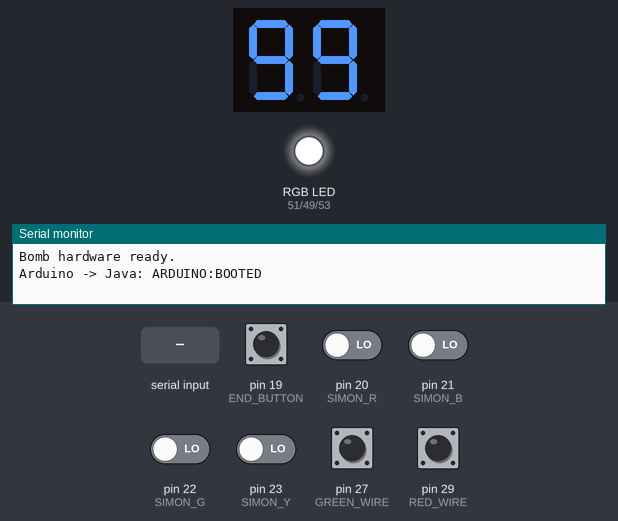
Recording of a sketch running on a simulated Arduino Mega 2560, built with avr-gcc and run on an emulated ATmega2560. On the bench: 2-digit seven-segment display, an RGB LED mixed from three pins (HIGH = lit), the last lines printed to the serial monitor. Wiring (inferred from the names in the program): 5×4 keypad (labels assumed): rows pin 31, pin 41, pin 43, pin 45, pin 47; columns pin 33, pin 35, pin 37, pin 39; 2-digit 7-segment display, segments lit when LOW: segments pin 3, pin 2, pin 16, pin 15, pin 14, pin 4, pin 5, pin 17, pin 11, pin 10, pin 7, pin 8, pin 9, pin 12, pin 13, pin 6. The inputs (shaded band) are chosen by the test bench; at power-on: pin 27 (GREEN_WIRE), pin 29 (RED_WIRE) HIGH, pin 19 (END_BUTTON), pin 20 (SIMON_R), pin 21 (SIMON_B), pin 22 (SIMON_G), pin 23 (SIMON_Y) LOW. The segment pins are drawn as the display they are named for; pins used as bus, display or sensor lines are not drawn.

Above: at 1.2 s.
1.3 s: "GAME:LOST\n" received over the second serial link
At 1.9 s:
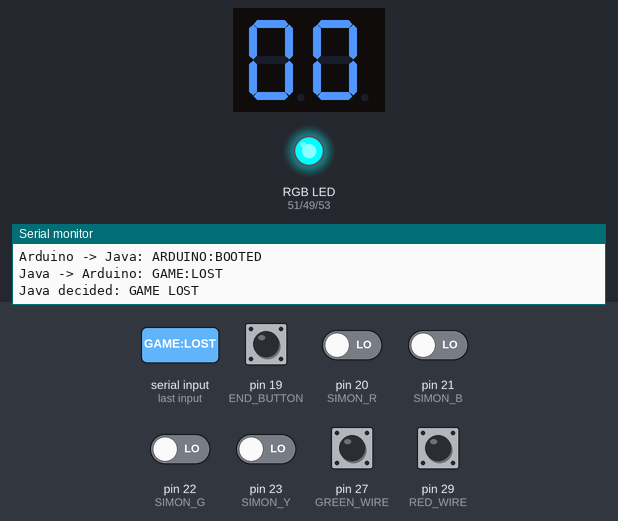
2.8 s: "GAME:WON\n" received over the second serial link
At 3.7 s:
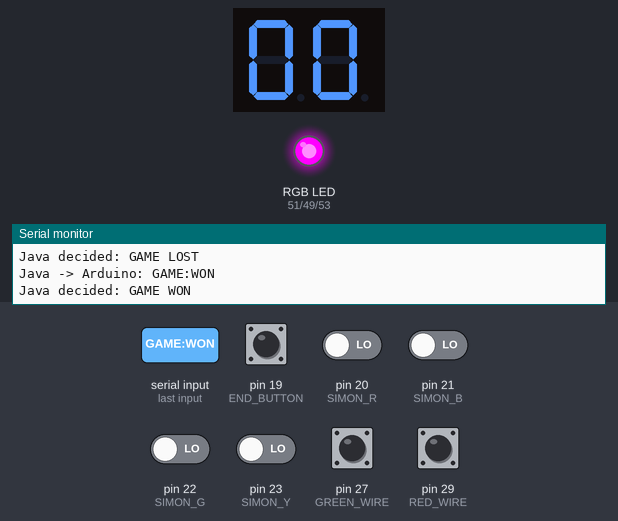
4.3 s: "TIME:90\n" received over the second serial link
At 4.9 s:
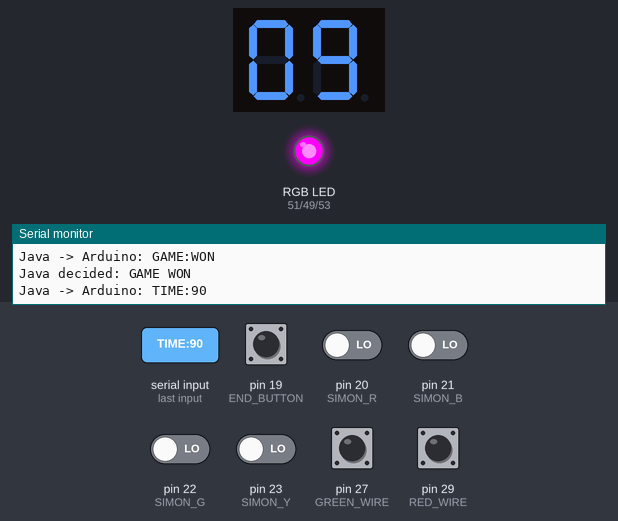
5.8 s: "GAME:START\n" received over the second serial link
At 6.8 s:
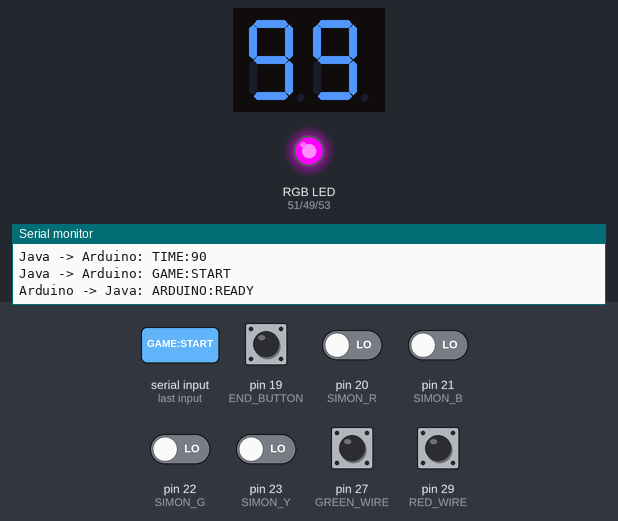
Timing chart, 0 to 8.8 s (numbered marks = the images above; inputs shaded):
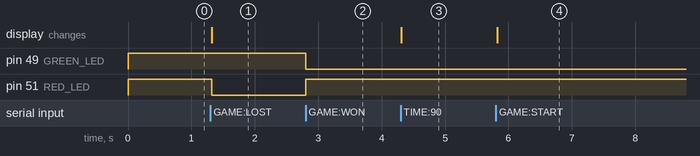

Measured:
- after the input at 1.3 s, pin 51 (RED_LED): HIGH → LOW at once; the display: changes at once (image 1)
- after the input at 2.8 s, pin 49 (GREEN_LED): HIGH → LOW at once; pin 51 (RED_LED): LOW → HIGH at once
- after the input at 4.3 s, the display: changes at once (image 3)
- after the input at 5.8 s, the display: changes at once (image 4)

The sketch:

BombDefusalHardware.ino
```cpp
#include <SoftwareSerial.h>
#include <Keypad.h>

/*
 * Bomb Defusal Hardware Controller
 *
 * RESPONSIBILITY OF THIS ARDUINO:
 * 1. Read physical inputs.
 * 2. Send raw input events to Java through XBee.
 * 3. Receive commands from Java.
 * 4. Control the seed LED and seven-segment timer.
 *
 * RESPONSIBILITY OF JAVA:
 * 1. Choose the seed.
 * 2. Validate Simon Says, keypad, and wire inputs.
 * 3. Run the timer.
 * 4. Decide whether the player wins or loses.
 */

// XBee connection: SoftwareSerial(rxPin, txPin)
SoftwareSerial xbeeSerial(52, 50);
// ---------------------------- Keypad ----------------------------

const byte ROWS = 4;
const byte COLS = 4;
char hexaKeys[ROWS][COLS] = {
  {'1', '2', '3', 'A'},
  {'4', '5', '6', 'B'},
  {'7', '8', '9', 'C'},
  {'*', '0', '#', 'D'}
};
byte rowPins[ROWS] = {47, 45, 43, 41};
byte colPins[COLS] = {33, 35, 37, 39};

// Instantiates the Keypad library handler with the specified row/column matrices and pin layouts.
Keypad customKeypad =
    Keypad(makeKeymap(hexaKeys), rowPins, colPins, ROWS, COLS);
// ------------------------- Seven segment ------------------------

//  Truth table mapping decimal digits (0-9) to active-LOW (0) or active-HIGH (1) segment patterns.
// Each row represents a digit, and each index in the nested array corresponds to an individual physical segment (A-G + DP).
const bool digitPatterns[10][8] = {
  {0, 0, 0, 0, 0, 0, 1, 1}, // 0
  {1, 0, 0, 1, 1, 1, 1, 1}, // 1
  {0, 0, 1, 0, 0, 1, 0, 1}, // 2
  {0, 0, 0, 0, 1, 1, 0, 1}, // 3
  {1, 0, 0, 1, 1, 0, 0, 1}, // 4
  {0, 1, 0, 0, 1, 0, 0, 1}, // 5
  {0, 1, 0, 0, 0, 0, 0, 1}, // 6
  {0, 0, 0, 1, 1, 1, 1, 1}, // 7
  {0, 0, 0, 0, 0, 0, 0, 1}, // 8
  {0, 0, 0, 0, 1, 0, 0, 1}  // 9
};

//  Pin arrays mapped to the seven-segment displays.
// M_timerPins controls the Most Significant Digit (tens place); L_timerPins controls the Least Significant Digit (ones place).
int M_timerPins[8] = {11, 10, 7, 8, 9, 12, 13, 6};
int L_timerPins[8] = {3, 2, 16, 15, 14, 4, 5, 17};
// ---------------------------- Inputs ----------------------------

#define SIMON_R 20
#define SIMON_G 22
#define SIMON_B 21
#define SIMON_Y 23

#define BROWN_WIRE 31
#define RED_WIRE 29
#define GREEN_WIRE 27

#define END_BUTTON 19

// ---------------------------- LEDs ------------------------------

#define RED_LED 51
#define GREEN_LED 49
#define BLUE_LED 53

// -------------------------- Game state --------------------------

bool gameRunning = false;
bool gameOver = false;
int currentSeed = 0;
int displayedTime = 99;
// Previous input states are used for edge detection.
bool previousSimonR = false;
bool previousSimonG = false;
bool previousSimonB = false;
bool previousSimonY = false;
bool previousEndButton = false;

bool previousBrownWire = false;
bool previousRedWire = false;
bool previousGreenWire = false;

// Buffer used to receive one text command from Java.
String commandBuffer = "";
// ---------------------- Seven-segment methods -------------------

//  Updates a single 7-segment display by pulling pins HIGH/LOW according to the pattern matching the desired digit.
void print71(int pins[8], int output) {
  if (output < 0 || output > 9) {
    return;
  }

  for (int i = 0; i < 8; i++) {
    digitalWrite(pins[i], digitPatterns[output][i]);
  }
}

//  Splices a two-digit integer into individual tens and ones digits, then updates both displays.
void print72(int MSPs[8], int LSPs[8], int output) {
  if (output < 0) {
    output = 0;
  }

  if (output > 99) {
    output = 99;
  }

  print71(MSPs, output / 10);
  print71(LSPs, output % 10);
}

// ---------------------- Communication methods ------------------

//  Sends telemetry to the Java backend via Software Serial (XBee) and echoes to the hardware USB Serial for debugging.
void sendEvent(const String &eventMessage) {
  // Send to Java through the XBee.
  xbeeSerial.println(eventMessage);

  // Also print locally for debugging.
  Serial.print("Arduino -> Java: ");
  Serial.println(eventMessage);
}

//  Dictates the status light color matching the active game puzzle seed. RGB values are inverted (active-LOW).
void setSeedLed(int seed) {
  // The RGB LED in the original circuit is active LOW.
  digitalWrite(RED_LED, HIGH);
  digitalWrite(GREEN_LED, HIGH);
  digitalWrite(BLUE_LED, HIGH);

  if (seed == 1) {
    digitalWrite(RED_LED, LOW);
  } else if (seed == 2) {
    digitalWrite(GREEN_LED, LOW);
  } else if (seed == 3) {
    digitalWrite(BLUE_LED, LOW);
  }
}

//  Halts active hardware routines and illuminates the Green status LED to signify game completion.
void showWin() {
  gameRunning = false;
  gameOver = true;

  // Green indicates success.
  digitalWrite(RED_LED, HIGH);
  digitalWrite(BLUE_LED, HIGH);
  digitalWrite(GREEN_LED, LOW);

  Serial.println("Java decided: GAME WON");
}

//  Halts active routines, zeroes the hardware clocks, and displays Red to signify game failure.
void showLoss() {
  gameRunning = false;
  gameOver = true;

  displayedTime = 0;
  print72(M_timerPins, L_timerPins, displayedTime);

  // Red indicates failure.
  digitalWrite(GREEN_LED, HIGH);
  digitalWrite(BLUE_LED, HIGH);
  digitalWrite(RED_LED, LOW);

  Serial.println("Java decided: GAME LOST");
}

//  Restores default timer values and primes button state variables to prevent immediate registration of pre-held triggers.
void resetHardwareState() {
  gameOver = false;
  displayedTime = 99;
  print72(M_timerPins, L_timerPins, displayedTime);

  // Read the current states so old inputs are not treated as new events.
  previousSimonR = digitalRead(SIMON_R);
  previousSimonG = digitalRead(SIMON_G);
  previousSimonB = digitalRead(SIMON_B);
  previousSimonY = digitalRead(SIMON_Y);
  previousEndButton = digitalRead(END_BUTTON);

  previousBrownWire = digitalRead(BROWN_WIRE);
  previousRedWire = digitalRead(RED_WIRE);
  previousGreenWire = digitalRead(GREEN_WIRE);
}

//  Command parser for incoming serial instructions from the Java host application.
void processJavaCommand(String command) {
  command.trim();

  if (command.length() == 0) {
    return;
  }

  Serial.print("Java -> Arduino: ");
  Serial.println(command);

  if (command.startsWith("SEED:")) {
    int seed = command.substring(5).toInt();
    if (seed >= 1 && seed <= 3) {
      currentSeed = seed;
      setSeedLed(currentSeed);
    }
  }
  else if (command == "GAME:START") {
    resetHardwareState();
    gameRunning = true;
    sendEvent("ARDUINO:READY");
  }
  else if (command.startsWith("TIME:")) {
    int newTime = command.substring(5).toInt();
    displayedTime = constrain(newTime, 0, 99);
    print72(M_timerPins, L_timerPins, displayedTime);
  }
  else if (command == "SIMON:COMPLETE") {
    Serial.println("Simon module completed.");
  }
  else if (command == "WIRE:COMPLETE") {
    Serial.println("Wire module completed.");
  }
  else if (command == "QUIZ:COMPLETE") {
    Serial.println("Quiz module completed.");
  }
  else if (command == "GAME:WON") {
    showWin();
  }
  else if (command == "GAME:LOST") {
    showLoss();
  }
  else if (command == "GAME:RESET") {
    gameRunning = false;
    currentSeed = 0;
    resetHardwareState();

    digitalWrite(RED_LED, HIGH);
    digitalWrite(GREEN_LED, HIGH);
    digitalWrite(BLUE_LED, HIGH);
  }
}

//  Non-blocking buffered read of characters arriving over Software Serial. Delivers commands on newline characters.
void receiveJavaCommands() {
  while (xbeeSerial.available() > 0) {
    char received = (char)xbeeSerial.read();
    if (received == '\n') {
      processJavaCommand(commandBuffer);
      commandBuffer = "";
    }
    else if (received != '\r') {
      commandBuffer += received;
      // Protect the Arduino from an excessively long malformed message.
      if (commandBuffer.length() > 80) {
        commandBuffer = "";
      }
    }
  }
}

// ------------------------- Input methods ------------------------

//  Implements rising-edge detection (LOW to HIGH transition) to register physical button-down actions exactly once.
void checkButtonEvent(int pin, bool &previousState, const String &eventMessage) {
  bool currentState = digitalRead(pin);
  // Send only on a LOW-to-HIGH transition.
  if (gameRunning && currentState && !previousState) {
    sendEvent(eventMessage);
  }

  previousState = currentState;
}

void readSimonButtons() {
  checkButtonEvent(SIMON_R, previousSimonR, "SIMON:R");
  checkButtonEvent(SIMON_G, previousSimonG, "SIMON:G");
  checkButtonEvent(SIMON_B, previousSimonB, "SIMON:B");
  checkButtonEvent(SIMON_Y, previousSimonY, "SIMON:Y");
}

//  Polls the keypad module array state and broadcasts any registered keypress to the Java interface.
void readKeypad() {
  if (!gameRunning) {
    return;
  }

  char key = customKeypad.getKey();
  if (key) {
    String eventMessage = "KEY:";
    eventMessage += key;
    sendEvent(eventMessage);
  }
}

//  : Monitors physical wire connections. Uses internal pullups so cut wires change state from Ground (LOW) to High-Impedance (HIGH).
void checkWireEvent(int pin, bool &previousState, const String &wireName) {
  bool currentState = digitalRead(pin);
  /*
   * The wire pins use INPUT_PULLUP.
   * Connected-to-ground is normally LOW and a cut/disconnected wire becomes HIGH.
   * Therefore, a LOW-to-HIGH transition represents a wire cut.
   */
  if (gameRunning && currentState && !previousState) {
    sendEvent("WIRE:" + wireName);
  }

  previousState = currentState;
}

void readWires() {
  checkWireEvent(BROWN_WIRE, previousBrownWire, "BROWN");
  checkWireEvent(RED_WIRE, previousRedWire, "RED");
  checkWireEvent(GREEN_WIRE, previousGreenWire, "GREEN");
}

void readEndButton() {
  checkButtonEvent(END_BUTTON, previousEndButton, "END:PRESSED");
}

// ----------------------- Arduino lifecycle ----------------------

//  Assigns pin configurations for all display networks, inputs, pullups, and indicators.
void initializePins() {
  // Seven-segment outputs.
  for (int pin = 2; pin < 18; pin++) {
    pinMode(pin, OUTPUT);
    digitalWrite(pin, HIGH);
  }

  // Seed/status LED.
  pinMode(RED_LED, OUTPUT);
  pinMode(GREEN_LED, OUTPUT);
  pinMode(BLUE_LED, OUTPUT);

  digitalWrite(RED_LED, HIGH);
  digitalWrite(GREEN_LED, HIGH);
  digitalWrite(BLUE_LED, HIGH);

  // Simon buttons.
  pinMode(SIMON_R, INPUT);
  pinMode(SIMON_G, INPUT);
  pinMode(SIMON_B, INPUT);
  pinMode(SIMON_Y, INPUT);

  // Final button.
  pinMode(END_BUTTON, INPUT);

  // Wire inputs.
  pinMode(BROWN_WIRE, INPUT_PULLUP);
  pinMode(RED_WIRE, INPUT_PULLUP);
  pinMode(GREEN_WIRE, INPUT_PULLUP);
}

void setup() {
  initializePins();

  // Local USB debugging.
  Serial.begin(9600);

  // XBee communication.
  // This must match the configured XBee baud rate.
  xbeeSerial.begin(9600);

  resetHardwareState();

  Serial.println("Bomb hardware ready.");
  sendEvent("ARDUINO:BOOTED");
}

// The core execution loop. Repeatedly scans serial buffer and parses inputs while game state allows.
void loop() {
  receiveJavaCommands();
  if (gameRunning && !gameOver) {
    readSimonButtons();
    readKeypad();
    readWires();
    readEndButton();
  }

  // Small delay reduces switch bounce and unnecessary CPU use.
  delay(20);
}
```
